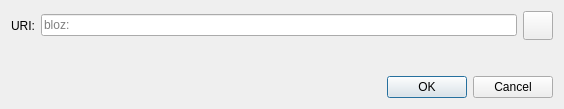
<?xml version="1.0" encoding="UTF-8"?>
<ui version="4.0">
 <class>OpenURIDialog</class>
 <widget class="QDialog" name="OpenURIDialog">
  <property name="geometry">
   <rect>
    <x>0</x>
    <y>0</y>
    <width>564</width>
    <height>109</height>
   </rect>
  </property>
  <property name="windowTitle">
   <string>Open bloz URI</string>
  </property>
  <layout class="QVBoxLayout" name="verticalLayout">
   <item>
    <layout class="QHBoxLayout" name="horizontalLayout">
     <item>
      <widget class="QLabel" name="label">
       <property name="text">
        <string>URI:</string>
       </property>
      </widget>
     </item>
     <item>
      <widget class="QValidatedLineEdit" name="uriEdit">
       <property name="placeholderText">
        <string notr="true">bloz:</string>
       </property>
      </widget>
     </item>
     <item>
      <widget class="QToolButton" name="pasteButton">
       <property name="toolTip">
        <string extracomment="Tooltip text for button that allows you to paste an address that is in your clipboard.">Paste address from clipboard</string>
       </property>
       <property name="text">
        <string/>
       </property>
       <property name="icon">
        <iconset resource="../bitcoin.qrc">
         <normaloff>:/icons/editpaste</normaloff>:/icons/editpaste
        </iconset>
       </property>
       <property name="iconSize">
        <size>
         <width>22</width>
         <height>22</height>
        </size>
       </property>
      </widget>
     </item>
    </layout>
   </item>
   <item>
    <spacer name="verticalSpacer">
     <property name="orientation">
      <enum>Qt::Vertical</enum>
     </property>
     <property name="sizeHint" stdset="0">
      <size>
       <width>20</width>
       <height>40</height>
      </size>
     </property>
    </spacer>
   </item>
   <item>
    <widget class="QDialogButtonBox" name="buttonBox">
     <property name="orientation">
      <enum>Qt::Horizontal</enum>
     </property>
     <property name="standardButtons">
      <set>QDialogButtonBox::Cancel|QDialogButtonBox::Ok</set>
     </property>
    </widget>
   </item>
  </layout>
 </widget>
 <customwidgets>
  <customwidget>
   <class>QValidatedLineEdit</class>
   <extends>QLineEdit</extends>
   <header>qt/qvalidatedlineedit.h</header>
  </customwidget>
 </customwidgets>
 <resources/>
 <connections>
  <connection>
   <sender>buttonBox</sender>
   <signal>accepted()</signal>
   <receiver>OpenURIDialog</receiver>
   <slot>accept()</slot>
   <hints>
    <hint type="sourcelabel">
     <x>248</x>
     <y>254</y>
    </hint>
    <hint type="destinationlabel">
     <x>157</x>
     <y>274</y>
    </hint>
   </hints>
  </connection>
  <connection>
   <sender>buttonBox</sender>
   <signal>rejected()</signal>
   <receiver>OpenURIDialog</receiver>
   <slot>reject()</slot>
   <hints>
    <hint type="sourcelabel">
     <x>316</x>
     <y>260</y>
    </hint>
    <hint type="destinationlabel">
     <x>286</x>
     <y>274</y>
    </hint>
   </hints>
  </connection>
 </connections>
</ui>
